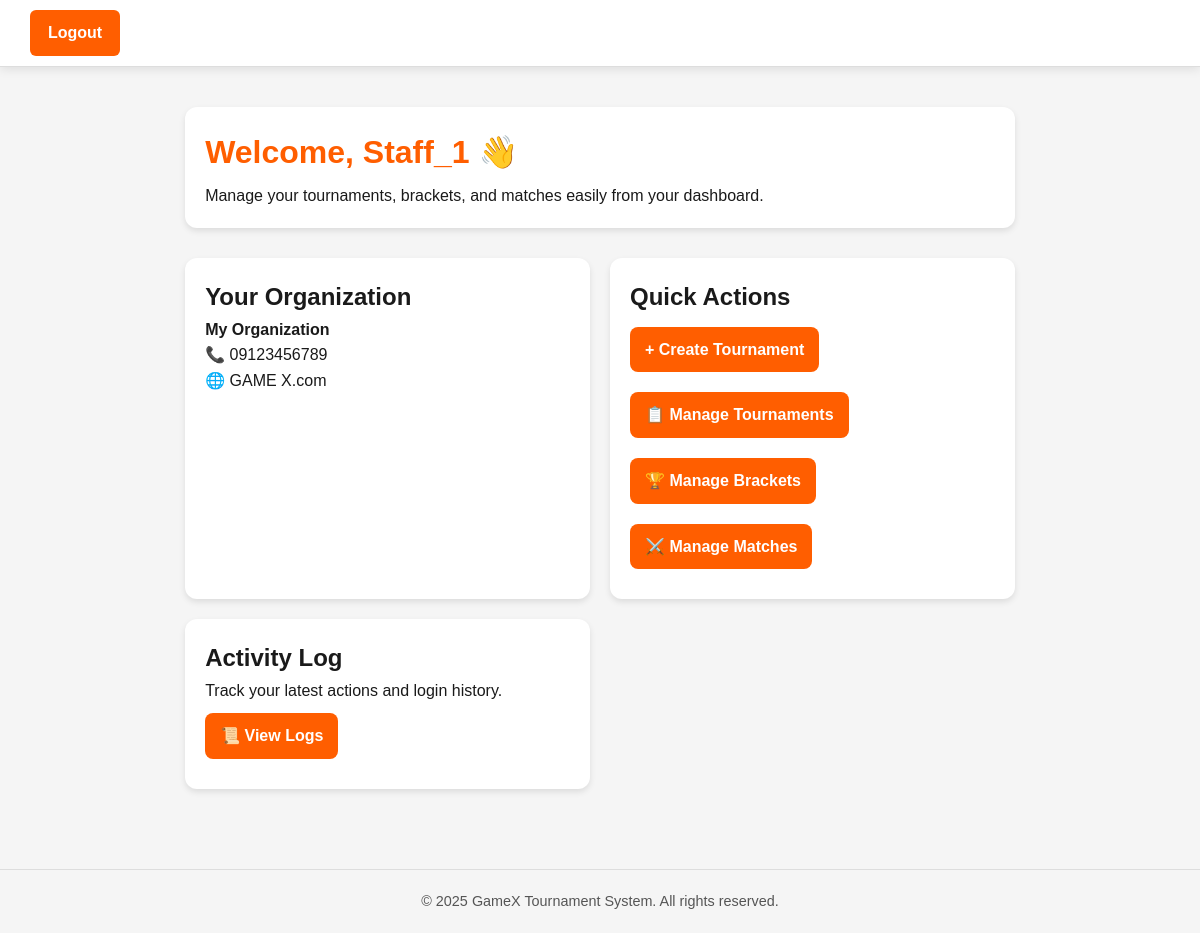
The page /TOURNAMENT/organizer/organizer_dashboard.php (signed in) on the database its author committed.
### tables this page shows
CREATE TABLE `organizer_profiles` (
  `organizer_id` int(11) NOT NULL,
  `account_id` int(11) NOT NULL,
  `organization` varchar(255) NOT NULL,
  `contact_no` varchar(20) NOT NULL,
  `website` varchar(150) DEFAULT NULL
);

### TOURNAMENT/organizer/organizer_dashboard.php (the view, shortened to what this page needs)
<?php
require_once "../backend/helpers/log_activity.php";
try {
    $stmt = $conn->prepare("
        SELECT organizer_id, organization, contact_no, website
        FROM organizer_profiles
        WHERE account_id = ?
    ");
    $stmt->execute([$_SESSION['account_id']]);
    $organizer = $stmt->fetch(PDO::FETCH_ASSOC);
} catch (PDOException $e) {
    die("Database error: " . htmlspecialchars($e->getMessage()));
}
$username = $_SESSION['username'] ?? 'Organizer';
?>
<!DOCTYPE html>
<html lang="en">
<head>
  <link rel="stylesheet" href="../assets/css/common.css" />
  <link rel="stylesheet" href="../assets/css/organizer_dashboard.css" />
  <link rel="stylesheet" href="https://cdnjs.cloudflare.com/ajax/libs/font-awesome/6.4.0/css/all.min.css" />
</head>
<body>
  <header class="navbar">
  <?php include '../includes/organizer/organizer_sidebar.php'; ?>
          <div class="nav-actions">
           <a href="../auth/logout.php" class="btn">Logout</a>
        </div>
  </header>
  <main class="dashboard-container">
    <section class="welcome-card">
      <h1>Welcome, <?= htmlspecialchars($username) ?> 👋</h1>
      <p>Manage your tournaments, brackets, and matches easily from your dashboard.</p>
    </section>
    <section class="info-grid">
      <div class="info-card">
        <h2>Your Organization</h2>
        <p><strong><?= htmlspecialchars($organizer['organization'] ?? 'GAME X') ?></strong></p>
        <p>📞 <?= htmlspecialchars($organizer['contact_no'] ?? '091234567890') ?></p>
        <p>🌐 <?= htmlspecialchars($organizer['website'] ?? 'GAME X.com') ?></p>
      </div>
      <div class="info-card">
        <h2>Quick Actions</h2>
        <a href="create_tournament.php" class="cta-btn">+ Create Tournament</a>
        <a href="view_tournaments.php" class="cta-btn">📋  Manage Tournaments</a>
        <a href="manage_brackets.php" class="cta-btn">🏆 Manage Brackets</a>
        <a href="manage_matches.php" class="cta-btn">⚔️ Manage Matches</a>
      </div>
      <div class="info-card">
        <h2>Activity Log</h2>
        <p>Track your latest actions and login history.</p>
        <a href="view_audit_logs.php" class="cta-btn">📜 View Logs</a>
      </div>
    </section>
  </main>
  <footer class="footer">
    <p>&copy; <?= date('Y') ?> GameX Tournament System. All rights reserved.</p>
  </footer>
</body>
</html>

### TOURNAMENT/assets/css/common.css (style rules this page uses)
:root { --bg-main: #FFFFFF; --bg-secondary: #F5F5F5; --bg-card: #FFFFFF; --text-main: #1A1A1A; --text-secondary: #555555; --text-muted: #555555; --accent: #FF5E00; --accent-hover: #FF7B33; --border: #E0E0E0; --border-color: #E0E0E0; --highlight-cyan: #00FFFF; --shadow: rgba(0, 0, 0, 0.1); --shadow-lg: rgba(0, 0, 0, 0.2); }
* { margin: 0; padding: 0; box-sizing: border-box; font-family: "Poppins", sans-serif; }
html { scroll-behavior: smooth; scroll-padding-top: 80px; }
body { background-color: var(--bg-main); color: var(--text-main); line-height: 1.6; transition: background-color 0.4s, color 0.4s; min-height: 100vh; display: flex; flex-direction: column; overflow-x: hidden; }
.navbar { display: flex; justify-content: space-between; align-items: center; padding: 15px 40px; background-color: var(--bg-card); border-bottom: 2px solid var(--border); position: sticky; top: 0; z-index: 1000; backdrop-filter: blur(10px); box-shadow: 0 2px 10px var(--shadow); }
.nav-actions { display: flex; align-items: center; gap: 10px; }
.btn, .cta-btn { background-color: var(--accent); color: #fff; border: none; border-radius: 6px; padding: 10px 18px; font-weight: 600; cursor: pointer; text-decoration: none; transition: background 0.3s, box-shadow 0.3s; }
.footer { background: var(--bg-secondary); padding: 60px 24px 30px; border-top: 2px solid var(--border); }

### TOURNAMENT/assets/css/organizer_dashboard.css (style rules this page uses)
.navbar { display: flex; align-items: center; justify-content: space-between; background: var(--bg-main); padding: 12px 24px; border-bottom: 3px solid var(--accent); }
.welcome-card h1 { font-size: 2rem; color: var(--accent); margin-bottom: 5px; }
.cta-btn { display: block; background-color: var(--accent); color: white; text-decoration: none; font-weight: 600; padding: 10px 20px; border-radius: 8px; margin: 10px auto; width: fit-content; transition: background 0.3s ease; }
.footer { background-color: var(--bg-secondary); color: var(--text-muted); text-align: center; padding: 15px; font-size: 0.9rem; border-top: 1px solid var(--border); }

### TOURNAMENT/organizer/organizer_dashboard.php (style rules this page uses)
body { background: var(--bg-secondary); font-family: Arial, sans-serif; margin: 0; padding: 0; }
header.navbar { background: var(--bg-main); display: flex; justify-content: space-between; align-items: center; padding: 10px 30px; border-bottom: 1px solid #ddd; }
.dashboard-container { max-width: 1200px; margin: 40px auto; padding: 0 20px; }
.welcome-card { background: var(--bg-main); padding: 20px; border-radius: 12px; box-shadow: 0 3px 6px rgba(0,0,0,0.1); margin-bottom: 30px; }
.info-grid { display: grid; grid-template-columns: repeat(auto-fit, minmax(320px, 1fr)); gap: 20px; }
.info-card { background: var(--bg-main); padding: 20px; border-radius: 12px; box-shadow: 0 3px 6px rgba(0,0,0,0.1); }
.cta-btn { display: inline-block; background: var(--accent); color: white; padding: 10px 15px; border-radius: 8px; text-decoration: none; margin-top: 10px; font-weight: 600; }
.footer { text-align: center; padding: 20px; color: var(--text-muted); margin-top: 40px; border-top: 1px solid #ddd; }

### rows shown on the page
organizer_profiles: organization "My Organization", contact_no "09123456789", website "GAME X.com"

### other values the page prints
$username "Staff_1"
